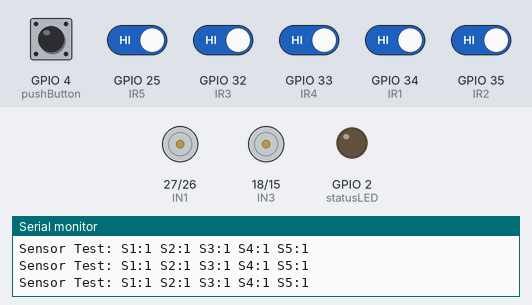
Bench run of a sketch on a simulated ESP32. On the bench: motor-driver pin pairs drawn as motors (green arrow = first pin HIGH = forward, orange = second pin HIGH = backward, longer = more drive, scaled by the enable pin), output pins drawn as LEDs (lit = HIGH), the last lines printed to the serial monitor. Dashed ring = blinking. Inputs (shaded band) come from the test bench; at power-on: GPIO 4 (pushButton), GPIO 25 (IR5), GPIO 32 (IR3), GPIO 33 (IR4), GPIO 34 (IR1), GPIO 35 (IR2) HIGH.

Above: at 1.8 s.
1.9 s: GPIO 4 (pushButton) pulled LOW for 1 s
At 2.4 s:
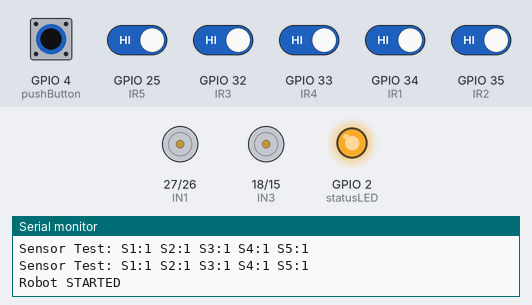
4.4 s: GPIO 4 (pushButton) pulled LOW for 0.6 s
At 5.5 s:
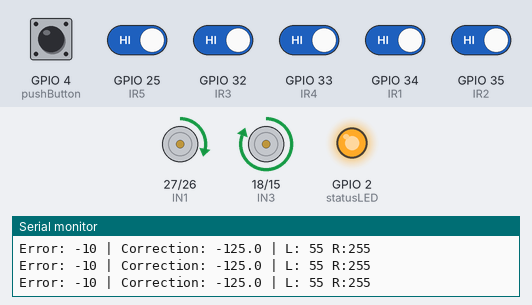
8.0 s: GPIO 34 (IR1) driven LOW
At 9.2 s:
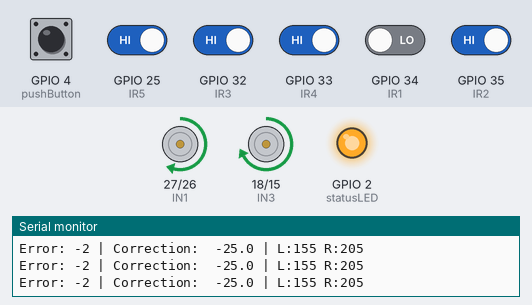
9.5 s: GPIO 32 (IR3) driven LOW
At 10.6 s:
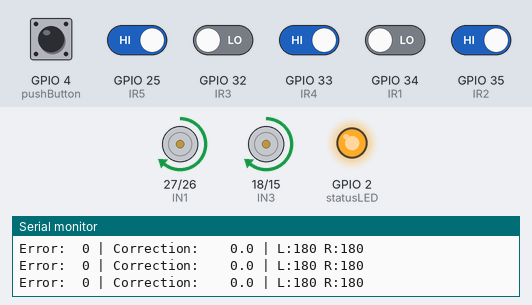
11.0 s: GPIO 34 (IR1) driven HIGH
At 11.7 s:
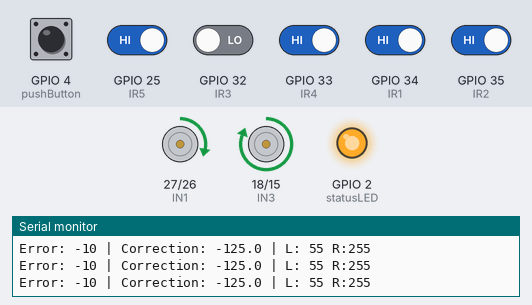
12.5 s: GPIO 4 (pushButton) driven LOW and GPIO 25 (IR5) driven LOW and GPIO 32 (IR3) driven HIGH and GPIO 33 (IR4) driven LOW and GPIO 34 (IR1) driven LOW
At 14.5 s:
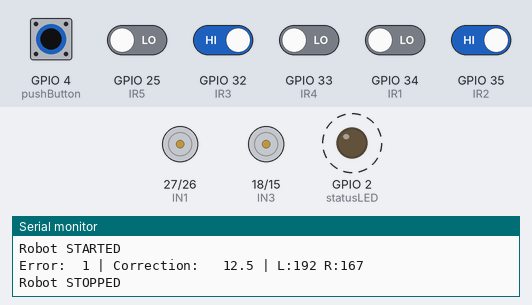
Timing chart, 0 to 16.5 s (numbered marks = the images above; inputs shaded):
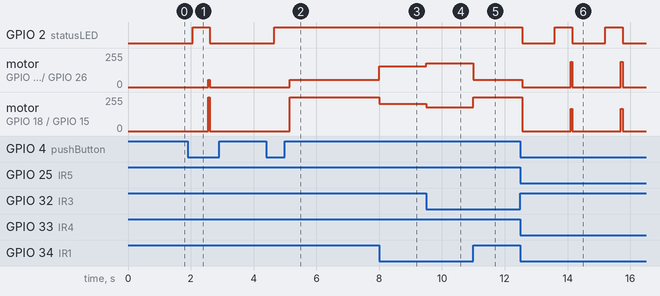

The sketch:

Proportional.ino
```cpp
// === Motor Pins === (Updated to match your working setup)
#define ENA 14
#define IN1 27
#define IN2 26
#define ENB 12
#define IN3 18
#define IN4 15

// === IR Sensor Pins === (Same as your working setup)
#define IR1 34
#define IR2 35
#define IR3 32
#define IR4 33
#define IR5 25

// === Push button and LED ===
const int pushButton = 4;
const int statusLED = 2;

// === PWM setup ===
#define PWM_FREQ 20000
#define PWM_RES 8
#define CH_A 0
#define CH_B 1

// === Control parameters ===
float Kp = 25;          // Reduced from 40 for smoother operation
int baseSpeed = 180;    // Base motor speed (0–255)
bool robotActive = false;

void setup() {
  Serial.begin(115200);

  // Motor setup
  pinMode(IN1, OUTPUT);
  pinMode(IN2, OUTPUT);
  pinMode(IN3, OUTPUT);
  pinMode(IN4, OUTPUT);

  ledcSetup(CH_A, PWM_FREQ, PWM_RES);
  ledcAttachPin(ENA, CH_A);
  ledcSetup(CH_B, PWM_FREQ, PWM_RES);
  ledcAttachPin(ENB, CH_B);

  // IR sensor setup
  pinMode(IR1, INPUT);
  pinMode(IR2, INPUT);
  pinMode(IR3, INPUT);
  pinMode(IR4, INPUT);
  pinMode(IR5, INPUT);

  // Initialize button and LED
  pinMode(pushButton, INPUT_PULLUP);
  pinMode(statusLED, OUTPUT);

  stopMotors();
  Serial.println("PID Line Follower Ready");
  Serial.println("Press button to start/stop");
  Serial.println("Sensor Logic: 0=Black Line, 1=White Surface");
}

void loop() {
  // Check push button (same as your working code)
  if (digitalRead(pushButton) == LOW) {
    delay(50); // Debounce
    if (digitalRead(pushButton) == LOW) {
      robotActive = !robotActive;
      digitalWrite(statusLED, robotActive ? HIGH : LOW);
      Serial.println(robotActive ? "Robot STARTED" : "Robot STOPPED");
      stopMotors();
      delay(500); // Prevent multiple toggles
    }
  }

  if (robotActive) {
    pidLineFollow();
  } else {
    // When stopped, you can still read sensors for testing
    readSensors();
    delay(500);
  }
}

// --- Improved error calculation with more cases ---
int calculateError() {
  int s1 = digitalRead(IR1);
  int s2 = digitalRead(IR2);
  int s3 = digitalRead(IR3);
  int s4 = digitalRead(IR4);
  int s5 = digitalRead(IR5);

  // Extended error cases for better line tracking
  if (s1 == 0 && s2 == 0 && s3 == 0 && s4 == 0 && s5 == 0) return 0;   // All white - use last error or stop
  if (s1 == 1 && s1 == 1 && s1 == 1 && s1 == 1 && s1 == 1) return -10; // All black - lost line

  // Standard line following cases with weights
  if (s3 == 0) return 0;  // Perfectly on line

  if (s2 == 0) return -1; // Slight left
  if (s4 == 0) return 1;  // Slight right

  if (s1 == 0) return -2; // Medium left
  if (s5 == 0) return 2;  // Medium right

  // Edge cases for sharp turns
  if (s1 == 0 && s2 == 0) return -3; // Sharp left
  if (s4 == 0 && s5 == 0) return 3;  // Sharp right

  return 0; // Default case
}

void pidLineFollow() {
  // Calculate error
  int error = calculateError();

  // Calculate proportional correction
  float correction = Kp * (error / 2.0); // Normalize error

  // Adjust motor speeds with constraints
  int leftMotorSpeed = baseSpeed + correction;
  int rightMotorSpeed = baseSpeed - correction;

  // Constrain motor speeds to valid PWM range
  leftMotorSpeed = constrain(leftMotorSpeed, 0, 255);
  rightMotorSpeed = constrain(rightMotorSpeed, 0, 255);

  // Apply speeds
  motorA(leftMotorSpeed);
  motorB(rightMotorSpeed);

  // Debug output
  Serial.printf("Error: %2d | Correction: %6.1f | L:%3d R:%3d\n",
                error, correction, leftMotorSpeed, rightMotorSpeed);
}

// --- Motor control functions (compatible with your L298N) ---
void motorA(int speed) {
  if (speed > 0) {
    digitalWrite(IN1, HIGH);
    digitalWrite(IN2, LOW);
  } else if (speed < 0) {
    digitalWrite(IN1, LOW);
    digitalWrite(IN2, HIGH);
    speed = -speed;
  } else {
    digitalWrite(IN1, LOW);
    digitalWrite(IN2, LOW);
  }
  ledcWrite(CH_A, speed);
}

void motorB(int speed) {
  if (speed > 0) {
    digitalWrite(IN3, HIGH);
    digitalWrite(IN4, LOW);
  } else if (speed < 0) {
    digitalWrite(IN3, LOW);
    digitalWrite(IN4, HIGH);
    speed = -speed;
  } else {
    digitalWrite(IN3, LOW);
    digitalWrite(IN4, LOW);
  }
  ledcWrite(CH_B, speed);
}

void stopMotors() {
  digitalWrite(IN1, LOW);
  digitalWrite(IN2, LOW);
  digitalWrite(IN3, LOW);
  digitalWrite(IN4, LOW);
  ledcWrite(CH_A, 0);
  ledcWrite(CH_B, 0);
}

void readSensors() {
  Serial.print("Sensor Test: ");
  for (int i = 0; i < 5; i++) {
    int pin;
    switch(i) {
      case 0: pin = IR1; break;
      case 1: pin = IR2; break;
      case 2: pin = IR3; break;
      case 3: pin = IR4; break;
      case 4: pin = IR5; break;

    }
    int value = digitalRead(pin);
    Serial.print("S");
    Serial.print(i + 1);
    Serial.print(":");
    Serial.print(value);
    Serial.print(" ");
  }
  Serial.println();
}
```

Measured:
- after the input at 1.9 s, GPIO 2 (statusLED): LOW → HIGH after 0.16 s, → LOW 0.55 s later; motor on GPIO 27 (IN1) / GPIO 26 (IN2): stopped → forward 55/255 after 0.66 s, → stopped 0.05 s later; motor on GPIO 18 (IN3) / GPIO 15 (IN4): stopped → forward 255/255 after 0.66 s, → stopped 0.05 s later
- after the input at 4.4 s, GPIO 2 (statusLED): LOW → HIGH after 0.26 s; motor on GPIO 27 (IN1) / GPIO 26 (IN2): stopped → forward 55/255 after 0.76 s; motor on GPIO 18 (IN3) / GPIO 15 (IN4): stopped → forward 255/255 after 0.76 s
- after the input at 8.0 s, motor on GPIO 27 (IN1) / GPIO 26 (IN2): forward 55/255 → forward 154/255 at once; motor on GPIO 18 (IN3) / GPIO 15 (IN4): forward 255/255 → forward 204/255 at once
- after the input at 9.5 s, motor on GPIO 27 (IN1) / GPIO 26 (IN2): forward 154/255 → forward 179/255 at once; motor on GPIO 18 (IN3) / GPIO 15 (IN4): forward 204/255 → forward 179/255 at once
- after the input at 11.0 s, motor on GPIO 27 (IN1) / GPIO 26 (IN2): forward 179/255 → forward 55/255 at once; motor on GPIO 18 (IN3) / GPIO 15 (IN4): forward 179/255 → forward 255/255 at once
- after the input at 12.5 s, GPIO 2 (statusLED): alternates HIGH for 0.55 s and LOW for 1.1 s, starting after 0.05 s; motor on GPIO 27 (IN1) / GPIO 26 (IN2): forward 55/255 → stopped after 0.05 s; motor on GPIO 18 (IN3) / GPIO 15 (IN4): forward 255/255 → stopped after 0.05 s
